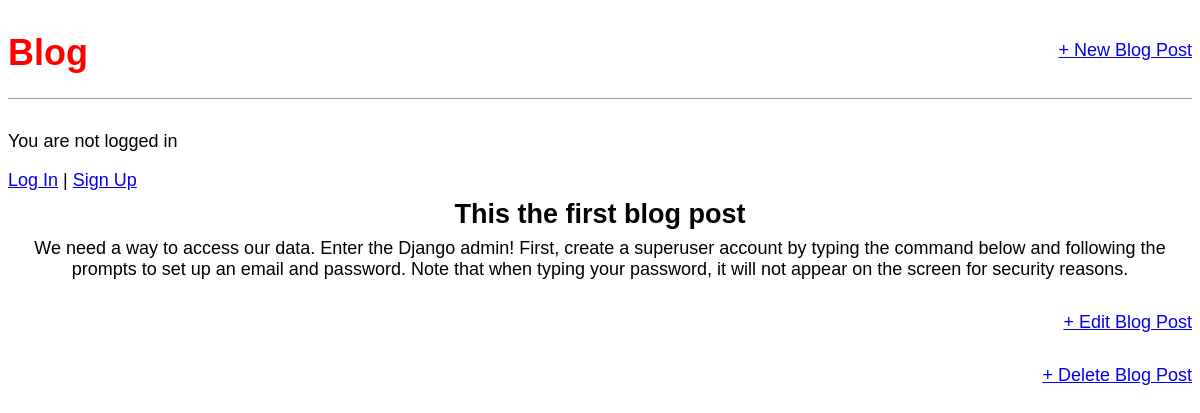
The app's page /post/1/ with its own data.
### blog/models.py (models this page shows, shortened)
class Post(models.Model):
    title = models.CharField(max_length=200)
    author = models.ForeignKey(
        "auth.User",
        on_delete=models.CASCADE,
    )
    body = models.TextField()

### blog/views.py (the view)
# urls.py: path("post/<int:pk>/", BlogDetailView.as_view(), name="post_detail"),
class BlogDetailView(DetailView):
    model = Post
    template_name = "post_detail.html"

### templates/post_detail.html (shortened to what this page needs)
{% extends "base.html" %}
{% block body %}
<div class="post-detail">
    <h2>{{ post.title }}</h2>
    <p>{{ post.body }}</p>
    <div class="post-edit">
        <a href="{% url 'post_edit'  post.pk %}">+ Edit Blog Post</a>
    </div>
    <div class="post-delete">
        <a href="{% url 'post_delete'  post.pk %}">+ Delete Blog Post</a>
    </div>
</div>
{% endblock body %}

### static/css/base.css (style rules this page uses)
body { font-family: sans-serif; font-size: 18px; }
.nav-right, .post-edit, .post-delete { padding-top: 2rem; text-align: right; }
.post-entry h2, .post-detail h2 { margin: 0.5rem 0; }
.post-entry p, .post-detail p { margin: 0; font-weight: 400; }
.post-detail { text-align: center; margin-bottom: 2rem; }

### records on screen
Post: title "This the first blog post", body "We need a way to access our data. Enter the Django admin! First, create a superuser account by typing the command below and following the prompts to set up an email and password. Note that when typing your password, it will not appear on the screen for security reasons."
